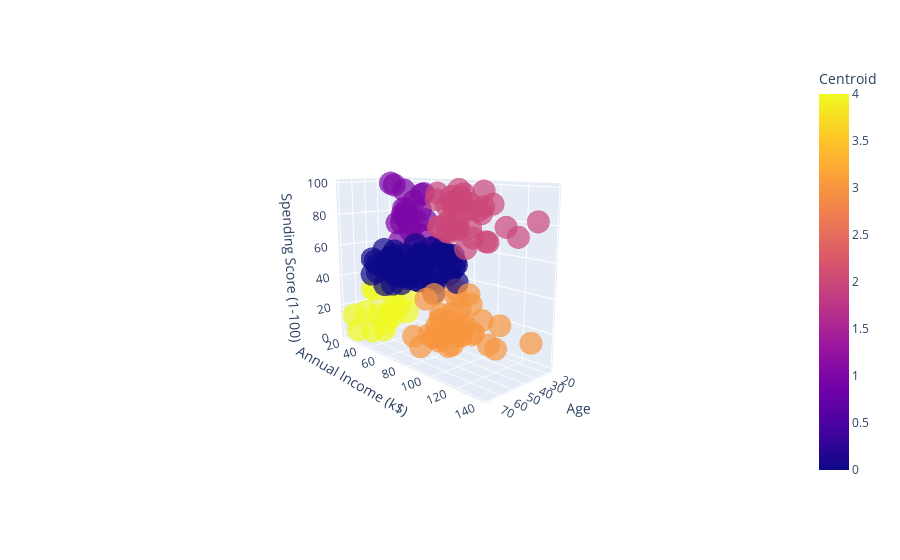

Notebook source saved alongside this figure:
### Code cell
# Plot 3D model of consumer profiles and clusters
figure = px.scatter_3d(data,
                    x="Age", y="Annual Income (k$)", z="Spending Score (1-100)",
                    color='Centroid', 
                    opacity=0.7,
                    )

figure.show()

### Figure 1 — Plotly figure (JSON) as saved in the notebook; plotly's stock layout.template omitted (floating-point values rounded to 4 significant figures; data arrays with more than 128 entries replaced by an {"elided": "..."} marker saying what was removed)
{"data": [{"hovertemplate": "Age=%{x}<br>Annual Income (k$)=%{y}<br>Spending Score (1-100)=%{z}<br>Centroid=%{marker.color}<extra></extra>", "legendgroup": "", "marker": {"color": {"elided": "200 int values"}, "coloraxis": "coloraxis", "opacity": 0.7, "symbol": "circle"}, "mode": "markers", "name": "", "scene": "scene", "showlegend": false, "type": "scatter3d", "x": {"elided": "200 int values"}, "y": {"elided": "200 int values"}, "z": {"elided": "200 int values"}}], "layout": {"autosize": true, "coloraxis": {"colorbar": {"title": {"text": "Centroid"}}, "colorscale": [[0, "#0d0887"], [0.1111, "#46039f"], [0.2222, "#7201a8"], [0.3333, "#9c179e"], [0.4444, "#bd3786"], [0.5556, "#d8576b"], [0.6667, "#ed7953"], [0.7778, "#fb9f3a"], [0.8889, "#fdca26"], [1, "#f0f921"]]}, "legend": {"tracegroupgap": 0}, "margin": {"t": 60}, "scene": {"aspectmode": "auto", "aspectratio": {"x": 0.6093, "y": 1.429, "z": 1.148}, "camera": {"center": {"x": 0, "y": 0, "z": 0}, "eye": {"x": 2.179, "y": 2.406, "z": 0.6981}, "projection": {"type": "perspective"}, "up": {"x": 0, "y": 0, "z": 1}}, "domain": {"x": [0, 1], "y": [0, 1]}, "xaxis": {"title": {"text": "Age"}, "type": "linear"}, "yaxis": {"title": {"text": "Annual Income (k$)"}, "type": "linear"}, "zaxis": {"title": {"text": "Spending Score (1-100)"}, "type": "linear"}}}}
